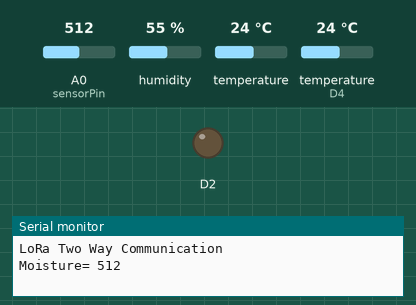
Recording of a sketch running on a simulated ESP8266 (NodeMCU). Shown: output pins drawn as LEDs (lit = HIGH), the last lines printed to the serial monitor. The test bench sets the inputs (shaded band); at power-on: A0 (sensorPin) = 512, humidity 55 %, temperature 24 °C, temperature (sensor on D4) 24 °C. Random numbers use the default seed unless the sketch sets one; no radio packets arrive unless stated.

Above: at 1.2 s.
1.3 s: A0 (sensorPin) set to 691
2.8 s: A0 (sensorPin) set to 718
At 3.9 s:
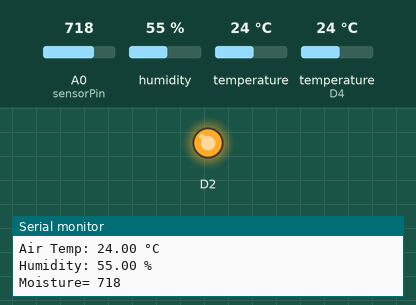
7.6 s: A0 (sensorPin) set to 690
At 8.9 s:
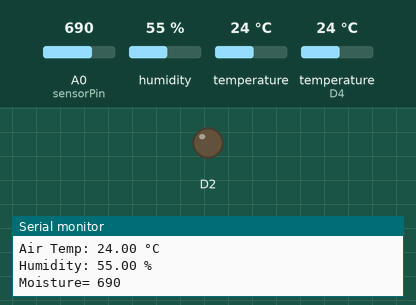
9.1 s: A0 (sensorPin) set to 710
At 10.3 s:
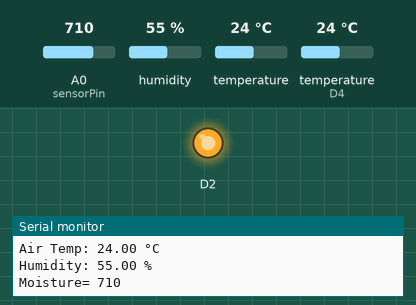
Timing chart, 0 to 12.0 s (numbered marks = the images above; inputs shaded):
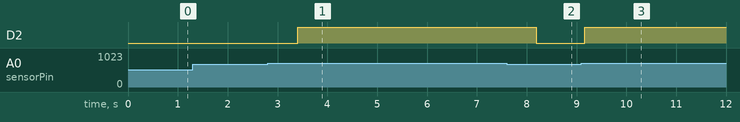

The sketch:

AgriLoRa_Sensor_Node_1.ino
```cpp
/*
  ============================================================================
  Title        : IoT Sensor Node (LoRa) for AgriLoRaX
  Description  :
    This sketch implements a sensor node in a multi-node smart agriculture
    system. It collects data from DHT11 (temperature, humidity), DS18B20
    (internal soil temp), and an analog soil moisture sensor. It transmits
    this data over LoRa and receives control signals to operate irrigation
    using a relay connected to pin D2.

  Key Features:
    - 🌫️ DHT11 for air temperature & humidity
    - ❄️ DS18B20 for internal soil temperature (OneWire)
    - 💊 Analog soil moisture reading from A0
    - 📡 LoRa transmission to central cluster head node
    - ⚖️ Actuation control via received LoRa message
    - ⏱ Adjustable send interval with randomized jitter

  LoRa Message Format:
    <Temp>/<Humidity>|<InternalTemp>[<SoilValue>
    Example: 30.5/48.9|31.2[684

  Hardware:
    - ESP8266 NodeMCU
    - DHT11 sensor on D4
    - DS18B20 on D3 (OneWire)
    - Soil Moisture Sensor on A0
    - Relay Module on D2 for water pump
    - LoRa SX1278 module on SPI (SS:15, RST:16, DIO0:2)

  Author       : Rithvidas Rathish
  Date         : July 2025
  ============================================================================
*/

#include <Wire.h>
#include <SPI.h>
#include <LoRa.h>
#include <DHT.h>
#include <OneWire.h>
#include <DallasTemperature.h>

#define sensorPin A0
int msvalue = 0;
int mspercent;

#define ONE_WIRE_BUS D3
OneWire oneWire(ONE_WIRE_BUS);
DallasTemperature sensors(&oneWire);
uint8_t sensor1[8] = { 0x28, 0xBC, 0xF1, 0x50, 0x00, 0x00, 0x00, 0xD7 };

#define DHTPIN D4
DHT dht(DHTPIN, DHT11);

#define ss 15
#define rst 16
#define dio0 2

String outgoing;
byte msgCount = 0;
byte localAddress = 0xBB;
byte destination = 0xFF;
long lastSendTime = 0;
int interval = 500;
String temp;

void setup() {
  Serial.begin(115200);
  dht.begin();
  sensors.begin();
  pinMode(D2, OUTPUT);

  while (!Serial);
  Serial.println("LoRa Two Way Communication");

  LoRa.setPins(ss, rst, dio0);
  if (!LoRa.begin(450E6)) {
    Serial.println("Starting LoRa failed!");
    delay(100);
    while (1);
  }
}

void loop() {
  if (millis() - lastSendTime > interval) {
    float temperature = dht.readTemperature();
    float humidity = dht.readHumidity();
    int sensorValue = analogRead(sensorPin);

    Serial.print("Moisture= "); Serial.println(sensorValue);

    if (sensorValue < 700) {
      digitalWrite(D2, LOW);
    } else {
      digitalWrite(D2, HIGH);
    }

    sensors.requestTemperatures();
    float internaltemp = sensors.getTempC(sensor1);

    Serial.print("Sensor 1 Temp: "); Serial.println(internaltemp);
    Serial.print("Air Temp: "); Serial.print(temperature); Serial.println(" °C");
    Serial.print("Humidity: "); Serial.print(humidity); Serial.println(" %");

    String message = String(temperature) + "/" + String(humidity) + "|" + String(internaltemp) + "[" + String(sensorValue);
    sendMessage(message);

    lastSendTime = millis();
    interval = random(50) + 100;
  }

  onReceive(LoRa.parsePacket());
}

void sendMessage(String outgoing) {
  LoRa.beginPacket();
  LoRa.write(destination);
  LoRa.write(localAddress);
  LoRa.write(msgCount);
  LoRa.write(outgoing.length());
  LoRa.print(outgoing);
  LoRa.endPacket();
  msgCount++;
}

void onReceive(int packetSize) {
  if (packetSize == 0) return;

  int recipient = LoRa.read();
  byte sender = LoRa.read();
  byte incomingMsgId = LoRa.read();
  byte incomingLength = LoRa.read();

  String LoRaData = LoRa.readString();
  int intValue = LoRaData.toInt();
  Serial.print("Received Command: "); Serial.println(LoRaData);

  if (LoRaData == "0") {
    digitalWrite(D2, LOW);
  } else if (LoRaData == "1") {
    digitalWrite(D2, HIGH);
  }

  Serial.print("' with RSSI ");
  Serial.println(LoRa.packetRssi());
  delay(500);
}
```

Measured:
- the behaviour switches between 699 and 700 on A0 (sensorPin) (found by bisection; images 0 and 1)
- after the input at 2.8 s, D2: LOW → HIGH after 0.61 s
- after the input at 7.6 s, D2: HIGH → LOW after 0.59 s
- after the input at 9.1 s, D2: LOW → HIGH after 0.06 s
